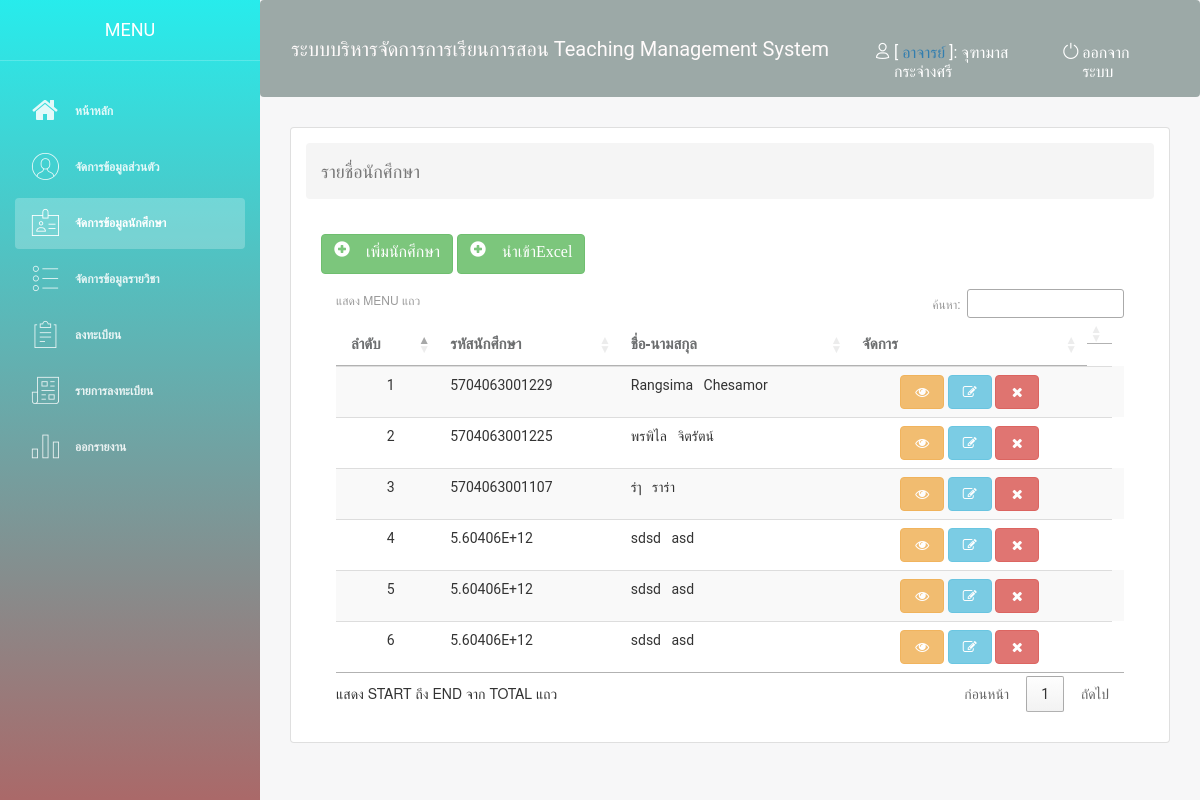
The app's page /main_stu.php (signed in) with its own data.
### tables this page shows
CREATE TABLE `student` (
  `std_id` int(5) NOT NULL,
  `std_number` varchar(13) NOT NULL,
  `std_group` varchar(10) NOT NULL,
  `std_name` varchar(50) NOT NULL,
  `std_lname` varchar(50) NOT NULL,
  `std_phone` varchar(10) NOT NULL,
  `std_line` varchar(50) NOT NULL,
  `std_pass` varchar(50) NOT NULL
);

### main_stu.php (the view, shortened to what this page needs)
<?php
include ("connect.php");
include ("header.php");
	$strSQL3 = "SELECT * FROM student ";
	$objQuery3 = mysqli_query($con,$strSQL3) or die ("Error Query [".$strSQL2."]");
?>
  <link rel="stylesheet" href="https://maxcdn.bootstrapcdn.com/bootstrap/3.3.7/css/bootstrap.min.css">
        <div class="content">
                <div class="container-fluid">
                    <div class="card">
         <div class="card-body">
            <ol class="breadcrumb">
    <li class="breadcrumb-item active"><h4>รายชื่อนักศึกษา</h4></li>
</ol>
          <div class="card-body">
            <a href="stu_add.php" class="btn btn-success" ><p class="glyphicon glyphicon-plus-sign"> เพิ่มนักศึกษา</p></a>
            <a href="stu_excel.php" class="btn btn-success" ><p class="glyphicon glyphicon-plus-sign"> นำเข้าExcel</p></a>
<div class="card-body">
  <table class="table table-striped" id="example">
                <thead>
                    <tr>
                        <th>ลำดับ</th>
                        <th>รหัสนักศึกษา</th>
                        <th>ชื่อ-นามสกุล</th>
                        <th>จัดการ</th>
               <th></th>
                    </tr>
                </thead>
                <tbody>
                 <?php
 $i=1;
   while($objResult3 = mysqli_fetch_array($objQuery3))
{
   ?>
  <tr>
  <td><div align="center">
    <?php
  echo $i;
$i++;
  ?>
</div>
  </td>
    <td>
  <?php
  echo $objResult3["std_number"];
  ?>
  </td>
<td> <?php
  echo $objResult3["std_name"];
  ?> &nbsp;&nbsp;<?php
  echo $objResult3["std_lname"];
  ?></div>
<td>
<div align="center">
<A HREF="stu_frm.php?std_id=<?=$objResult3["std_id"]?>" title="เรียกดู" class="btn btn-warning" ><i class="fa fa-eye"></i></a>
  <A HREF="edit_stu_frm.php?std_id=<?=$objResult3["std_id"]?>" title="แก้ไข" class="btn btn-info" onclick="return confirm('คุณต้องการแก้หรือไม่ Y/N');"><i class="fa fa-edit"></i></a>
<A HREF="del_stu_frm.php?std_id=<?=$objResult3["std_id"]?>" title="ลบ" class="btn btn-danger"  onclick="return confirm('คุณต้องการลบหรือไม่ Y/N');"><i class="fa fa-close" ></i></a></div>
</td>
         <td>
                   <?php
}
?>
            </div>
                    </div>
       <link rel="stylesheet" href="https://maxcdn.bootstrapcdn.com/bootstrap/3.3.7/css/bootstrap.min.css">
        <link rel="stylesheet" href="https://maxcdn.bootstrapcdn.com/bootstrap/3.3.7/css/bootstrap.min.css">
        <link rel="stylesheet" type="text/css" href="http://cdn.datatables.net/1.10.12/css/jquery.dataTables.css">

### records on screen
student: std_number "5704063001229", std_name "Rangsima", std_lname "Chesamor"
student: std_number "5704063001225", std_name "พรพิไล", std_lname "จิตรัตน์"
student: std_number "5704063001107", std_name "ร่ๅ", std_lname "ราร่า"
student: std_number "5.60406E+12", std_name "sdsd", std_lname "asd"
student: std_number "5.60406E+12", std_name "sdsd", std_lname "asd"
student: std_number "5.60406E+12", std_name "sdsd", std_lname "asd"

### other values on screen
$typeuser "อาจารย์"
$_SESSION["User"] "จุฑามาส กระจ่างศรี"
